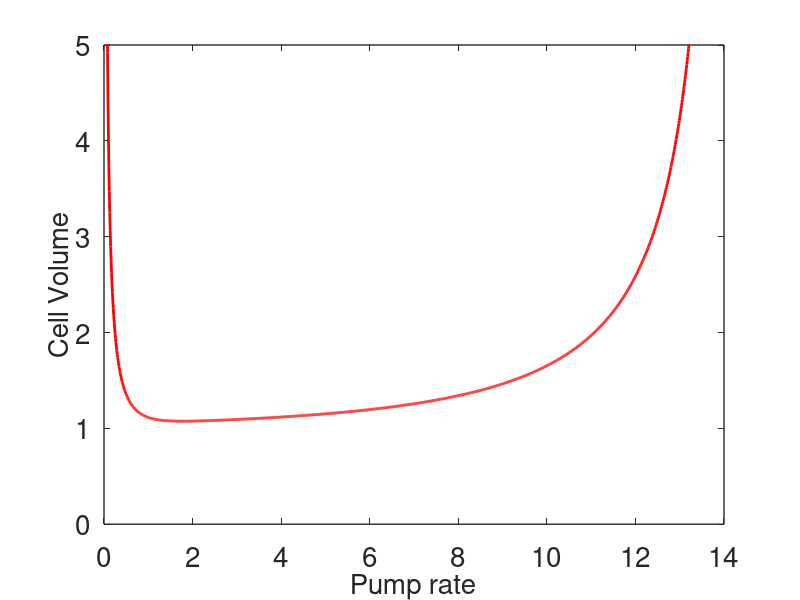
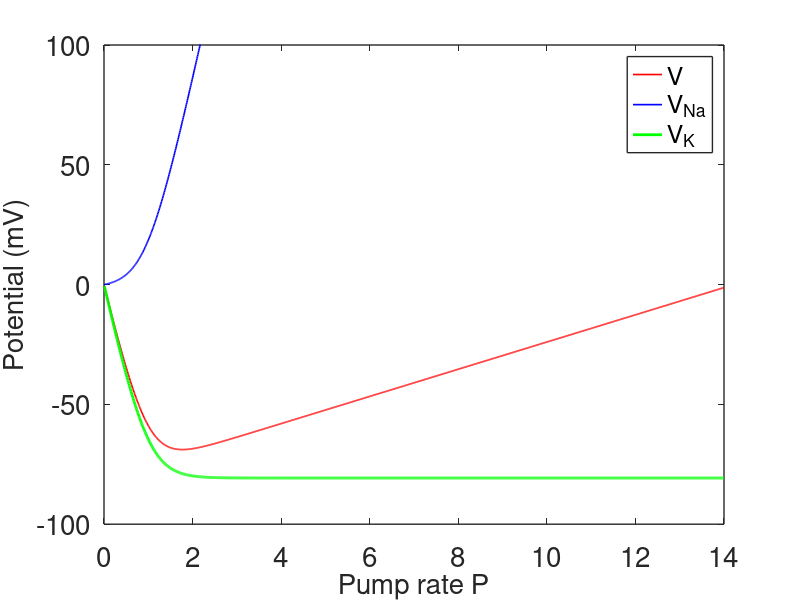
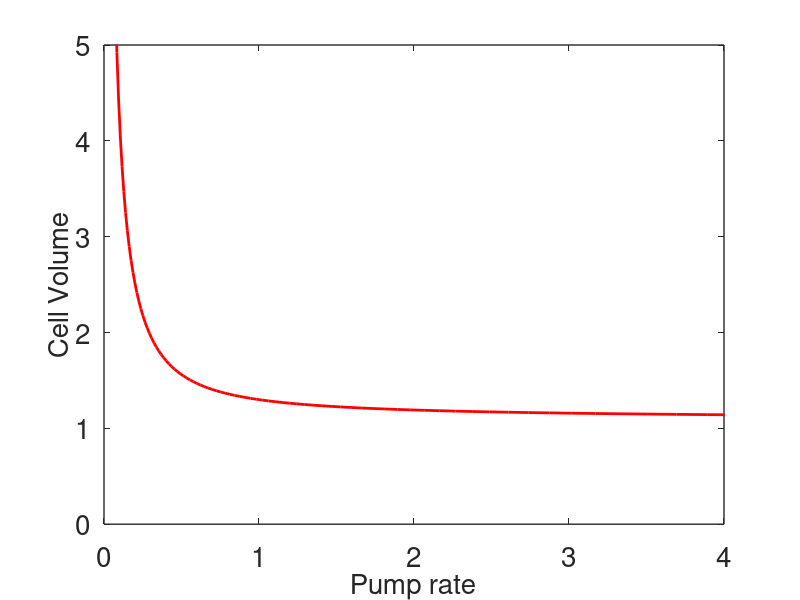
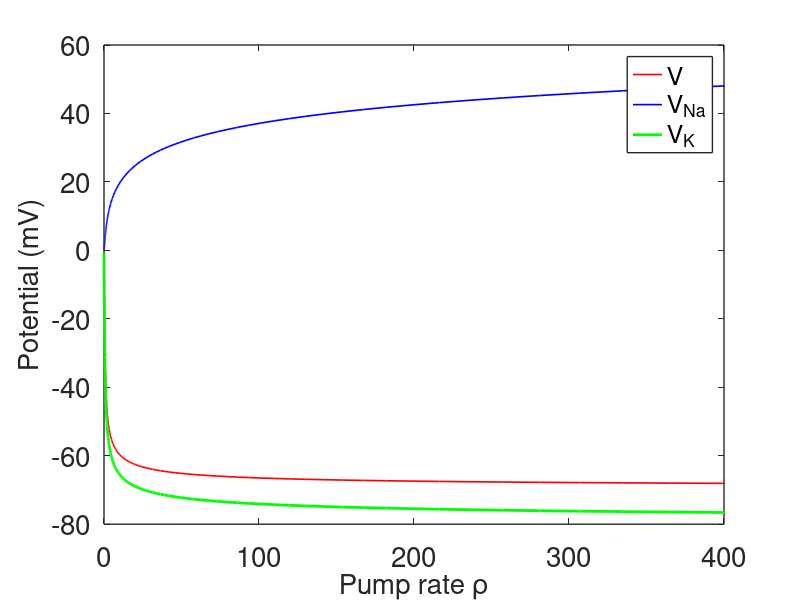

Source code (MATLAB) for these figures, in order:
%this file makes plots for the original pump-leak model
set(0,                           ...
   'defaultaxesfontsize', 20,   ...
   'defaultaxeslinewidth', 1.0, ...
   'defaultlinelinewidth', 1.2, ...
   'defaultpatchlinewidth', 0.7);
%set parameter values
Ne = 437;
Ke = 20;
gamma = 0.11;
zx = -1;
RTbyF = 25.8;

p = [0.01:.01:14];  %pump rate values could go to 14.3

alpha = (Ne*exp(-3*p)+Ke*exp(2*p*gamma))/(Ne+Ke);
 
 
mu=(1 + sqrt(-alpha*zx^2 + zx^2 + alpha))./(2*(1 - alpha))
y = (-zx+sqrt(zx^2+4*alpha.*mu.^2))./(2*alpha.*mu);


v= -RTbyF*log(y);
 vna = RTbyF*(3*p-log(y));
 vk = RTbyF*(-2*p*gamma-log(y));
figure(1)
plot(p,mu,'r','linewidth',2)
axis([0 14 0 5])
xlabel('Pump rate','fontsize',20)
ylabel('Cell Volume','fontsize',20)
 
figure(2)
plot(p,v,'r',p,vna,'b',p,vk,'g','linewidth',2)
legend('V','V_{Na}','V_K','fontsize',18)
xlabel('Pump rate P','fontsize',20)
ylabel('Potential (mV)','fontsize',20)
axis([0 14 -100 100])
 

% Now the modified model with P = rho u^3

u = y.*exp(-3*p);

rho=p./ u.^3;
% plot everything as a function of rho
 
figure(3)
plot(rho,mu,'r','linewidth',2)
axis([0 4  0 5])
xlabel('Pump rate','fontsize',20)
ylabel('Cell Volume','fontsize',20)
 
 figure(4)
plot(rho,v,'r',rho,vna,'b',rho,vk,'g','linewidth',2)
legend('V','V_{Na}','V_K','fontsize',18)
xlabel('Pump rate \rho','fontsize',20)
ylabel('Potential (mV)','fontsize',20)
 axis([0 400 -80 60])
 

% now include the effect of potential on the pump rate
rhoy=p./ (u.^3.*y);


% plot everything as a function of rho
 
figure(5)
plot(rho,mu,'r','linewidth',2)
axis([0 4  0 5])
xlabel('Pump rate','fontsize',20)
ylabel('Cell Volume','fontsize',20)
 
figure(6)
plot(rho,v,'r',rho,vna,'b',rho,vk,'g','linewidth',2)
legend('V','V_{Na}','V_K','fontsize',18)
xlabel('Pump rate \rho','fontsize',20)
ylabel('Potential (mV)','fontsize',20)
 axis([0 400 -80 60])
 
